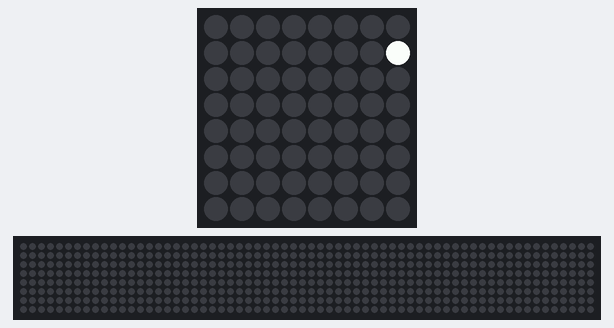
This program was run on a simulated Raspberry Pi (BCM pin numbers) with a Sense HAT. Parts: the Sense HAT's 8×8 RGB LED matrix, a strip that is not on the board, showing the scrolling text unrolled. The 64×8 strip is a reading aid, not a part: it shows the text the matrix is scrolling, unrolled, one strip-width of it at a time.

Above: at 0.19 s.
At 4.82 s:
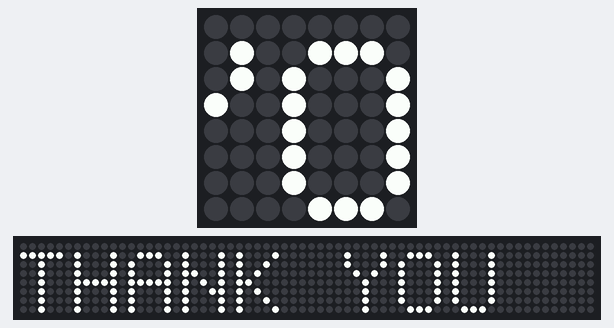
At 9.5 s:
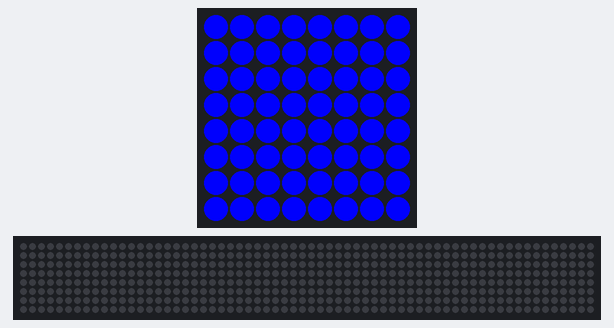
At 19.9 s:
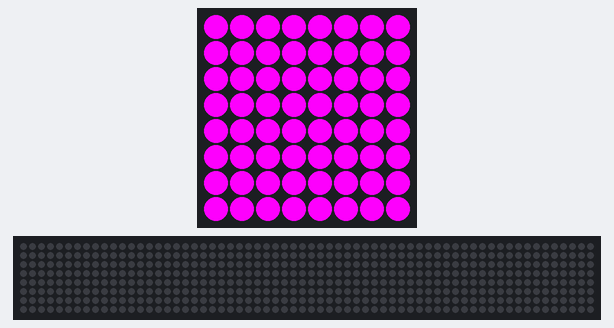
At 28.3 s:
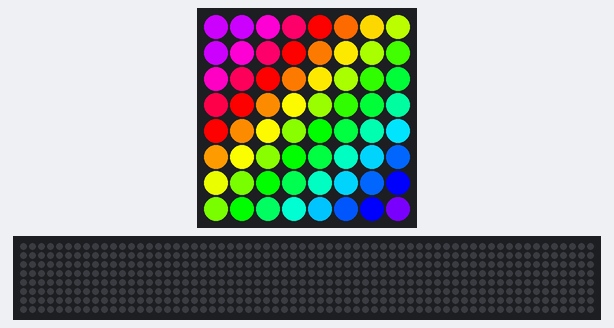
At 38.0 s:
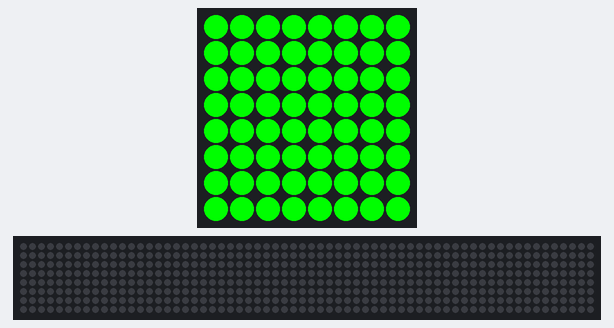

Measured:
- what the display in image 2 shows lasts 0.5 s, from 9.4 s to 9.9 s
- what the display in image 3 shows lasts 1.0 s, from 19.9 s to 20.9 s

The program:

rainbow-window-lockdown.py
```python
# This file has been written to your home directory for convenience. It is
# saved as "/home/pi/rainbow-2021-01-10-10-55-04.py"

from colorsys import hsv_to_rgb
from time import sleep
from sense_emu import SenseHat

sense = SenseHat()

r = (255, 0, 0)    #red
o = (255, 128, 0)  #orange
y = (255, 255, 0)  #yellow
g = (0, 255, 0)    #green
c = (0, 255, 255)  #cyan
b = (0, 0, 255)    #blue
p = (255, 0, 255)  #purple
n = (255, 128, 128)#pink
w = (255, 255, 255)#white
k = (0, 0, 0)      #blank

rainbow = [r,o,y,g,c,b,p,n]

heart = [
        k,r,r,k,k,r,r,k,
        r,r,r,r,r,r,r,r,
        r,r,r,r,r,r,r,r,
        r,r,r,r,r,r,r,r,
        r,r,r,r,r,r,r,r,
        k,r,r,r,r,r,r,k,
        k,k,r,r,r,r,k,k,
        k,k,k,r,r,k,k,k,
        ]

# Hues represent the spectrum of colors as values between 0 and 1. The range
# is circular so 0 represents red, ~0.2 is yellow, ~0.33 is green, 0.5 is cyan,
# ~0.66 is blue, ~0.84 is purple, and 1.0 is back to red. These are the initial
# hues for each pixel in the display.
hues = [
    0.00, 0.00, 0.06, 0.13, 0.20, 0.27, 0.34, 0.41,
    0.00, 0.06, 0.13, 0.21, 0.28, 0.35, 0.42, 0.49,
    0.07, 0.14, 0.21, 0.28, 0.35, 0.42, 0.50, 0.57,
    0.15, 0.22, 0.29, 0.36, 0.43, 0.50, 0.57, 0.64,
    0.22, 0.29, 0.36, 0.44, 0.51, 0.58, 0.65, 0.72,
    0.30, 0.37, 0.44, 0.51, 0.58, 0.66, 0.73, 0.80,
    0.38, 0.45, 0.52, 0.59, 0.66, 0.73, 0.80, 0.87,
    0.45, 0.52, 0.60, 0.67, 0.74, 0.81, 0.88, 0.95,
    ]

hat = SenseHat()

def scale(v):
    return int(v * 255)

while True:
    sense.clear()

    sense.show_message("THANK YOU", text_colour = w, back_colour = k)
    sleep(0.5)
    sense.show_message("NHS", text_colour = w, back_colour = b)
    sleep(0.5)
    sense.show_message("AND", text_colour = w, back_colour = k)
    sleep(0.5)
    sense.show_message("KEYWORKERS", text_colour = y, back_colour = p)
    sleep(1)
    for x in range(180):
        # Rotate the hues
        hues = [(h + 0.01) % 1.0 for h in hues]
        # Convert the hues to RGB values
        pixels = [hsv_to_rgb(h, 1.0, 1.0) for h in hues]
        # hsv_to_rgb returns 0..1 floats; convert to ints in the range 0..255
        pixels = [(scale(r), scale(g), scale(b)) for r, g, b in pixels]
        # Update the display
        hat.set_pixels(pixels)
        sleep(0.04)
    sleep(1)
    sense.show_message("STAY", text_colour = w, back_colour = k)
    sense.show_message("POSITIVE!", text_colour = w, back_colour = g)
    sleep(0.5)
    sense.show_message("TEST", text_colour = w, back_colour = k)
    sense.show_message("NEGATIVE!", text_colour = w, back_colour = r)
    sleep(0.5)

    sense.set_pixels(heart)
    sleep(3)

    for x in range(180):
        # Rotate the hues
        hues = [(h + 0.01) % 1.0 for h in hues]
        # Convert the hues to RGB values
        pixels = [hsv_to_rgb(h, 1.0, 1.0) for h in hues]
        # hsv_to_rgb returns 0..1 floats; convert to ints in the range 0..255
        pixels = [(scale(r), scale(g), scale(b)) for r, g, b in pixels]
        # Update the display
        hat.set_pixels(pixels)
        sleep(0.04)


    
```
